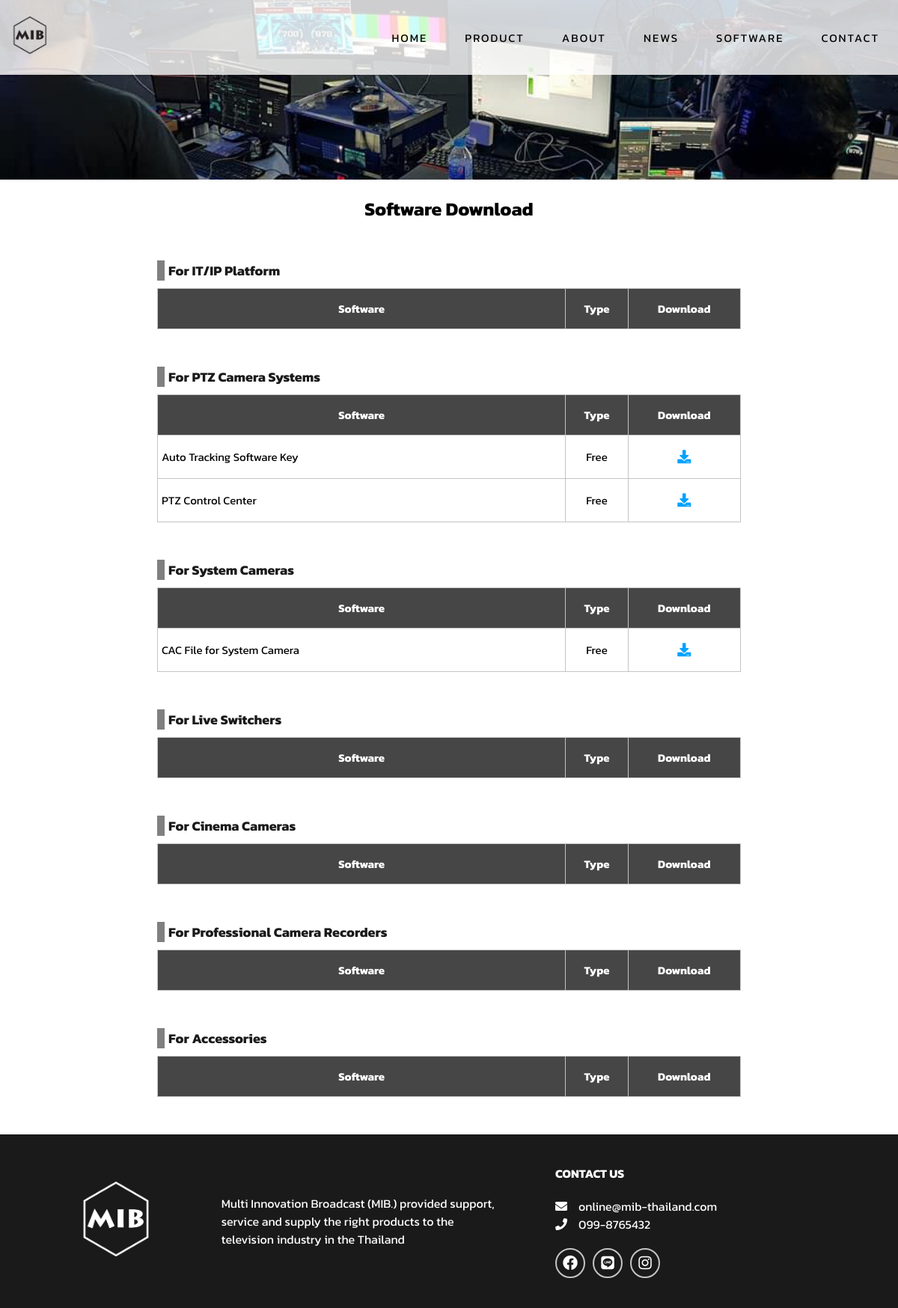
The page /software.php on the database its author committed.
### tables this page shows
CREATE TABLE `tb_product_type` (
  `product_type_id` int(11) NOT NULL,
  `product_type_name` varchar(100) NOT NULL
);

CREATE TABLE `tb_software` (
  `software_id` int(11) NOT NULL,
  `software_name` varchar(100) NOT NULL,
  `software_file` varchar(200) NOT NULL,
  `software_description_en` text NOT NULL,
  `software_type_id` int(11) NOT NULL,
  `product_type_id` int(11) NOT NULL,
  `list_no` int(11) NOT NULL,
  `addby` int(11) NOT NULL,
  `adddate` datetime NOT NULL,
  `updateby` int(11) NOT NULL,
  `lastupdate` datetime NOT NULL
);

CREATE TABLE `tb_software_type` (
  `software_type_id` int(11) NOT NULL,
  `software_type_name` varchar(100) NOT NULL
);

### software.php (the view, shortened to what this page needs)
<!DOCTYPE html>
<html lang="en">
<head>
    <link rel="stylesheet" href="./assets/css/styles.css">
    <link rel="stylesheet" href="https://cdnjs.cloudflare.com/ajax/libs/font-awesome/5.15.1/css/all.min.css" />
    <link rel="stylesheet" href="https://unpkg.com/swiper/swiper-bundle.css">
    <link rel="stylesheet" href="https://unpkg.com/swiper/swiper-bundle.min.css">
</head>
<body>
    <header class="header">
        <div class="container">
            <nav class="nav">
                <a href="index.php" class="logo">
                    <img src="./assets/images/Logo/mib-logo-icon.png" alt="">
                </a>
                <ul class="nav-list">
                    <li class="nav-item">
                        <a href="index.php" class="nav-link">Home</a>
                    </li>
                    <li class="nav-item">
                        <a href="index.php#product" class="nav-link">Product</a>
                    </li>
                    <li class="nav-item">
                        <a href="index.php#about" class="nav-link">About</a>
                    </li>
                    <li class="nav-item">
                        <a href="index.php#news" class="nav-link">News</a>
                    </li>
                    <li class="nav-item">
                        <a href="software.php#software" class="nav-link">Software</a>
                    </li>
                    <li class="nav-item">
                        <a href="index.php#footer" class="nav-link">Contact</a>
                    </li>
                </ul>
            </nav>
        </div>
    </header>
    <div class="software-hero">
        <div class="swiper-container hero-slide">
            <div class="swiper-wrapper">
                <div class="swiper-slide" style="background: url(./assets/images/slide_img3.jpg);background-size: cover;background-position: center;">
                </div>
            </div>
        </div>
    </div>
    <div class="software-content">
        <h1 class="software-heading">Software Download</h1>
        <?php
        $sql2 = "SELECT * FROM tb_product_type ";
        $result2 = mysqli_query($connection, $sql2);
        while ($row2 = mysqli_fetch_array($result2)) {
        $product_type_id = $row2["product_type_id"];
        ?>
            <div class="software-container">
                <h3 class="software-product-heading">For <?php echo $row2["product_type_name"]; ?></h3>
                <table class="software-table">
                    <thead>
                        <tr>
                            <th>Software</th>
                            <th>Type</th>
                            <th>Download</th>
                        </tr>
                    </thead>
                    <tbody>
                        <?php
                        $sql = "SELECT * FROM
                        tb_software
                        LEFT JOIN tb_product_type
                        ON tb_software.product_type_id = tb_product_type.product_type_id
                        LEFT JOIN tb_software_type
                        ON tb_software.software_type_id = tb_software_type.software_type_id
                        WHERE tb_software.product_type_id = '" . $product_type_id . "'
                        ";
                        $result = mysqli_query($connection, $sql);
                        while ($row = mysqli_fetch_array($result)) {
                        ?>
                            <tr>
                                <td><?php echo $row["software_name"]; ?></td>
                                <td><?php echo $row["software_type_name"]; ?></td>
                                <td><a href="#" class="btn-download"><i class="fa fa-download" aria-hidden="true"></i></a></td>
                            </tr>
                        <?php
                        }
                        ?>
                    </tbody>
                </table>
            </div>
        <?php
        }
        ?>
    </div>
    <footer class="footer" id="footer">
        <div class="container">
            <div class="footer-content">
                <div class="footer-content-brand">
                    <div class="logo-container">
                        <a href="index.html">
                            <img src="./assets/images/Logo/mib-logo-icon-white.png" alt="" class="logo-image">
                        </a>
                    </div>
                    <div class="paragraph">
                        Multi Innovation Broadcast (MIB.) provided support, service and supply the right products to the television industry in the Thailand </div>
                </div>
                <div class="social-media-wrap">
                    <h4 class="footer-heading">Contact Us</h4>
                    <div class="contact-detail">
                        <p class="contact-email"><i class="fa fa-envelope" aria-hidden="true"></i>online@mib-thailand.com</p>
                        <p class="contact-phone"><i class="fa fa-phone" aria-hidden="true"></i>099-8765432</p>
                    </div>
                    <div class="social-media">
                        <a href="https://www.facebook.com/MultiInnovationBroadcast/" class="sm-link" target="_blank"><i class="fab fa-facebook"></i></a>
                        <a href="https://line.me/R/ti/p/%40zwm2906e" class="sm-link" target="_blank"><i class="fab fa-line"></i></a>
                        <a href="#" class="sm-link"><i class="fab fa-instagram"></i></a>
                    </div>
                </div>
            </div>
        </div>
    </footer>
</body>
</html>

### assets/css/styles.css (style rules this page uses)
* { margin: 0; padding: 0; box-sizing: border-box; font-family: "Kanit", sans-serif; }
:root { --dark-color: #1a1a1a; --solid-color: #464646; --light-color: #c4c4c4; --dark-transparent: rgba(170, 170, 170, 0.7); --light-transparent: rgba(170, 170, 170, 0.5); }
html { font-size: 10px; }
body { font-size: 1.6rem; color: black; background-color: white; }
a { text-decoration: none; color: inherit; }
ul { list-style: none; }
.container { width: 100%; max-width: 120rem; padding: 0 1.5rem; margin: 0 auto; }
.header { width: 100%; height: 6rem; display: flex; align-items: center; position: fixed; top: 0; left: 0; background-color: rgba(255, 255, 255, 0.8); z-index: 100; transition: backgroud-color 0.3s, height 0.3s; }
.nav { display: flex; align-items: center; justify-content: space-between; }
.logo img { max-width: 5rem; }
.nav-list { position: fixed; top: 0; left: 0; width: 100%; height: 100vh; background-color: var(--dark-color); display: flex; flex-direction: column; align-items: center; justify-content: center; z-index: 200; opacity: 0; transform: scale(0); transition: opacity 0.5s; }
.nav-item:not(:last-child) { margin-bottom: 0.5rem; }
.nav-link { display: block; color: #fff; font-size: 3rem; text-transform: uppercase; letter-spacing: 2px; padding: 1rem; }
.paragraph { color: #a5a5a5; margin: 2.5rem 1rem; }
.footer { padding: 4rem 0; background-color: var(--dark-color); color: #fff; }
.footer-content-brand { margin-bottom: 5rem; }
.footer-content-brand .logo-container { width: 100%; display: flex; justify-content: center; }
.footer-content-brand .logo-image { max-width: 10rem; }
.footer .paragraph { color: inherit; }
.footer-heading { text-transform: uppercase; }
.contact-detail { margin: 2rem 0; }
.contact-detail i { padding-right: 1.5rem; }
.social-media { display: flex; }
.sm-link { width: 4rem; height: 4rem; font-size: 2rem; border: 2px solid var(--light-color); border-radius: 50%; display: flex; margin-right: 1rem; transition: background-color 0.5s; }
.sm-link i { margin: auto; }
.swiper-container { width: 100%; height: 100%; }
.swiper-slide { text-align: center; font-size: 18px; display: -webkit-box; display: -ms-flexbox; display: -webkit-flex; display: flex; -webkit-box-pack: center; -ms-flex-pack: center; -webkit-justify-content: center; justify-content: center; -webkit-box-align: center; -ms-flex-align: center; -webkit-align-items: center; align-items: center; }
@media screen and (min-width: 768px) { .header { height: 10rem; } }
@media screen and (min-width: 768px) { .footer { overflow-x: hidden; } }
@media screen and (min-width: 768px) { .footer-content { display: flex; } }
@media screen and (min-width: 768px) { .footer-content-brand { display: flex; align-items: center; justify-content: center; margin-bottom: 0; flex: 0 0 60%; } }
@media screen and (min-width: 768px) { .footer .paragraph { margin: 0; } }
@media screen and (min-width: 768px) { .social-media-wrap { flex: 0 0 40%; margin-left: 2.5rem; } }
@media screen and (min-width: 1000px) { .nav-list { position: initial; width: initial; height: initial; background-color: transparent; flex-direction: row; justify-content: initial; opacity: 1; transform: scale(1); } }
@media screen and (min-width: 1000px) { .nav-item:not(:last-child) { margin-right: 3rem; margin-bottom: 0; } }
@media screen and (min-width: 1000px) { .nav-link { color: #000; font-size: 1.5rem; } }
@media screen and (min-width: 1200px) { .footer .paragraph { margin-right: 5rem; } }

### assets/css/product.css (style rules this page uses)
:root { --dark-color: #1a1a1a; --solid-color: #464646; --light-color: #c4c4c4; --dark-transparent: rgba(170, 170, 170, 0.7); --light-transparent: rgba(170, 170, 170, 0.5); }

### assets/css/news.css (style rules this page uses)
:root { --dark-color: #1a1a1a; --solid-color: #464646; --light-color: #c4c4c4; --dark-transparent: rgba(170, 170, 170, 0.7); --light-transparent: rgba(170, 170, 170, 0.5); }

### assets/css/newsAll.css (style rules this page uses)
:root { --dark-color: #1a1a1a; --solid-color: #464646; --light-color: #c4c4c4; --dark-transparent: rgba(170, 170, 170, 0.7); --light-transparent: rgba(170, 170, 170, 0.5); }

### rows shown on the page
tb_product_type: product_type_name "IT/IP Platform"
tb_product_type: product_type_name "PTZ Camera Systems"
tb_software: software_name "Auto Tracking Software Key", software_type.software_type_name "Free"
tb_software: software_name "PTZ Control Center", software_type.software_type_name "Free"
tb_product_type: product_type_name "System Cameras"
tb_software: software_name "CAC File for System Camera", software_type.software_type_name "Free"
tb_product_type: product_type_name "Live Switchers"
tb_product_type: product_type_name "Cinema Cameras"
tb_product_type: product_type_name "Professional Camera Recorders"
tb_product_type: product_type_name "Accessories"
